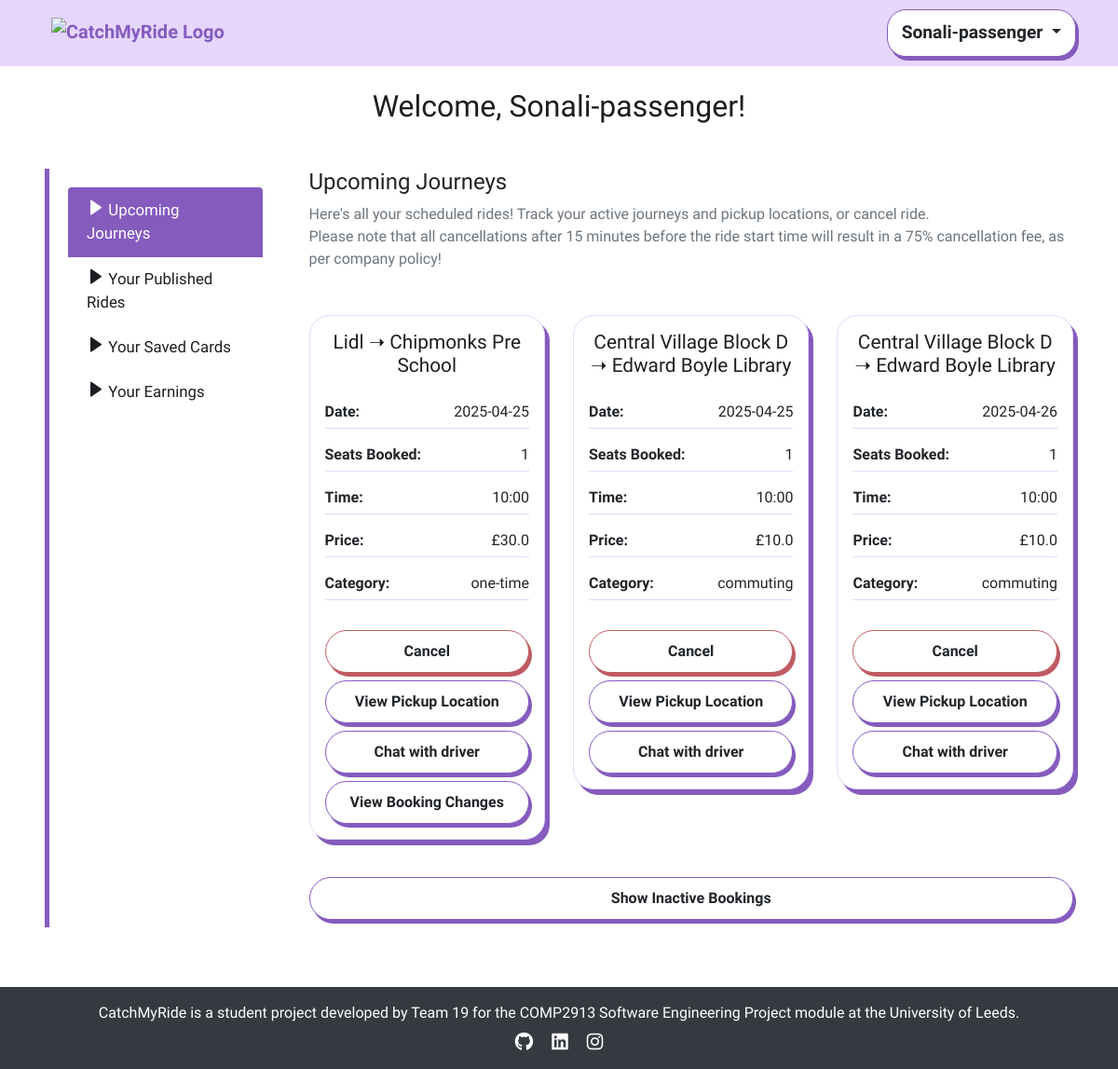
The page /dashboard (signed in) on the database its author committed.
### app/models.py (models this page shows, shortened)
class User(db.Model, UserMixin):
    id = db.Column(db.Integer, primary_key=True)
    username = db.Column(db.String(100), unique=True, nullable=False)
    email = db.Column(db.String(150), unique=True, nullable=False)
    password_hash = db.Column(db.String(200), nullable=False)
    is_active = db.Column(db.Boolean, default=True) # to check if the user activation (user authentication)
    is_manager = db.Column(db.Boolean, default=False)
    published_rides = db.relationship('publish_ride', backref='driver', lazy=True)
    booked_rides = db.relationship('publish_ride', secondary=passenger_rides, backref='passengers')

class publish_ride(db.Model):
    id = db.Column(db.Integer, primary_key=True)
    driver_id = db.Column(db.Integer, db.ForeignKey('user.id'), nullable=False)
    driver_name = db.Column(db.String(100), nullable=False)  # Added Driver Name
    from_location = db.Column(db.String(200), nullable=False)
    to_location = db.Column(db.String(200), nullable=False)
    date_time = db.Column(db.DateTime, nullable=True)  # Now optional
    available_seats_per_date = db.Column(db.JSON, nullable=True)
    price_per_seat = db.Column(db.Float, nullable=False)
    category = db.Column(db.String(50), nullable=False)
    recurrence_dates = db.Column(db.String(255), nullable=True)
    commute_times = db.Column(db.String(255), nullable=True)  # Stores commute time slots
    is_available = db.Column(db.Boolean, default=True)
    status = db.Column(db.String(20), default="Booked")

### app/views.py (the view, shortened to what this page needs)
@app.route('/dashboard')
@login_required
def dashboard():
    booked_rides = book_ride.query.filter_by(user_id=current_user.id).all()
    upcoming_journeys = []
    inactive_journeys = []
    for booking in booked_rides:
        ride = publish_ride.query.get(booking.ride_id)
        if ride:
            is_inactive = booking.status in ["Canceled", "done"]
            price_per_seat = ride.price_per_seat
            journey_data = {
                "booking_id": booking.id,
                "ride_id": ride.id,
                "from": ride.from_location,
                "to": ride.to_location,
                "date": booking.ride_date.strftime('%Y-%m-%d'),
                "time": ride.commute_times if ride.category == "commuting" else (
                    ride.date_time.strftime('%H:%M') if ride.date_time else "Not Provided"
                ),
                "status": booking.status,
                "price": price_per_seat,
                "seats_booked": booking.seats_selected,
                "category": ride.category
            }
            accepted_proposals = [
                {
                    "pickup": p.proposed_pickup,
                    "time": p.proposed_time,
                    "cost": p.proposed_cost,
                    "timestamp": p.timestamp.strftime('%Y-%m-%d %H:%M')
                }
                for p in EditProposal.query.filter_by(
                    booking_id=booking.id, status="accepted"
                ).order_by(EditProposal.timestamp.desc()).all()
            ]
            journey_data["accepted_proposals"] = accepted_proposals
            if is_inactive:
                inactive_journeys.append(journey_data)
            else:
                upcoming_journeys.append(journey_data)
    upcoming_journeys.sort(key=lambda j: (j["date"], j["time"]))
    user_published_rides = publish_ride.query.filter_by(driver_id=current_user.id).all()
    published_rides = {"one_time": [], "commuting": []}
    driver_rides = publish_ride.query.filter_by(driver_id=current_user.id).all()
    driver_ride_ids = [ride.id for ride in driver_rides]
    payments = Payment.query.filter(
        Payment.ride_id.in_(driver_ride_ids),
        Payment.status.in_(["Success", "Partially Refunded"])
    ).all()
    earnings_by_week = defaultdict(float)
    total_earnings = 0.0
    earnings_list = []
    for week_str, amount in sorted(earnings_by_week.items()):
        year, week_num = week_str.split("-W")
        start_date, end_date = get_week_dates(year, week_num)
        date_range_str = f"{start_date.strftime('%d %b %Y')} to {end_date.strftime('%d %b %Y')}"
        earnings_list.append((week_str, amount, date_range_str))
    return render_template("dashboard.html",
                            user=current_user,
                            upcoming_journeys=upcoming_journeys,
                            inactive_journeys=inactive_journeys,
                            published_rides=published_rides,
                            earnings_data=earnings_list,
                            total_earnings=total_earnings)

### app/views.py (called while the page is built)
@app.before_request
def check_redirect_after_login():
    if 'redirect_after_login' in session and current_user.is_authenticated:
        redirect_path = session.pop('redirect_after_login')
        return redirect(redirect_path)

@login_manager.user_loader
def load_user(user_id):
    return User.query.get(int(user_id))

@app.context_processor
def inject_user():
    return dict(user=current_user)

### app/templates/dashboard.html (shortened to what this page needs)
{% extends 'base.html' %}
{% block content %}
<div class="containe-fluid px-5 mt-4">
    <h2 class="mb-4 text-center">Welcome, {{ user.username }}!</h2>
    <br>
    <div class="row">
        <div class="col-md-3 mb-3">
            <div class="sidebar-box">
                <div class="list-group">
                    <a href="#" class="list-group-item list-group-item-action active" id="showUpcoming"><i class='bx bxs-right-arrow'></i>  Upcoming Journeys</a>
                    <a href="#" class="list-group-item list-group-item-action" id="showPublished"><i class='bx bxs-right-arrow'></i>  Your Published Rides</a>
                    <a href="#" class="list-group-item list-group-item-action" id="showSavedCards"><i class='bx bxs-right-arrow'></i>  Your Saved Cards</a>
                    <a href="#" class="list-group-item list-group-item-action" id="showEarnings"><i class='bx bxs-right-arrow'></i>  Your Earnings</a>
                </div>
            </div>
        </div>
        <div class="col-md-9">
            <div id="upcomingSection" class="mb-4">
                <h4>Upcoming Journeys</h4>
                {% if upcoming_journeys %}
                    <p class="text-muted mb-4">
                        Here's all your scheduled rides! Track your active journeys and pickup locations, or cancel ride. <br>
                        Please note that all cancellations after 15 minutes before the ride start time will result in a 75% cancellation fee,
                        as per company policy!
                    </p>
                    <br>
                    <div class="row">
                        {% for journey in upcoming_journeys %}
                        <div class="col-md-4 mb-3">
                            <div class="card p-3">
                                <h5 class="card-title">{{ journey.from.split(',')[0] }} ➝ {{ journey.to.split(',')[0] }}</h5>
                                <p class="detail-item"><span class="detail-heading">Date:</span> {{ journey.date }}</p>
                                <p class="detail-item"><span class="detail-heading">Seats Booked:</span> {{ journey.seats_booked }}</p>
                                <p class="detail-item"><span class="detail-heading">Time:</span> {{ journey.time }}</p>
                                <p class="detail-item"><span class="detail-heading">Price:</span> £{{ journey.price }}</p>
                                <p class="detail-item"><span class="detail-heading">Category:</span> {{ journey.category }}</p>
                                <div class="text-center mt-3">
                                    {% if journey.status == "Booked" %}
                                        <button class="btn btn-base btn-red cancel-btn btn-block" data-booking-id="{{ journey.booking_id }}"
                                                data-price="{{ journey.price }}" data-date="{{ journey.date }}" data-time="{{ journey.time }}">
                                            Cancel
                                        </button>
                                        {% if journey.category == "one-time" %}
                                            <a href="{{ url_for('view_pickup', ride_id=journey.ride_id) }}" class="btn btn-base btn-one mt-2 btn-block">
                                                View Pickup Location
                                            </a>
                                        {% elif journey.category == "commuting" %}
                                            <a href="{{ url_for('view_pickup_commute', ride_id=journey.ride_id, date=journey.date) }}" class="btn btn-base btn-one mt-2 btn-block">
                                                View Pickup Location
                                            </a>
                                        {% endif %}
                                        <a href="{{ url_for('chat_view', booking_id=journey.booking_id) }}" class="btn btn-base btn-one btn-chat mt-2 btn-block">
                                            Chat with driver
                                        </a>
                                        {% if journey.accepted_proposals and journey.accepted_proposals|length > 0 %}
                                            <button class="btn btn-base btn-one btn-chat mt-2 btn-block" data-bs-toggle="modal" data-bs-target="#editModal{{ journey.booking_id }}">
                                                View Booking Changes
                                            </button>
                                        {% endif %}
                                    {% else %}
                                        <span class="text-muted">Canceled</span>
                                    {% endif %}
                                </div>
                            </div>
                        </div>
                        {% endfor %}
                    </div>
                {% else %}
                    <p class="text-muted">
                        No upcoming journeys booked. Wanna find a ride? <a href="{{ url_for('view_journeys') }}">Book here.</a>
                    </p>
                {% endif %}
                <div class="text-center mt-4">
                    <button class="btn btn-base btn-one btn-block" id="toggleInactive">Show Inactive Bookings</button>
                </div>
            </div>
        </div>
    </div>
</div>
{% endblock %}

### app/templates/base.html (shortened to what this page needs)
<!DOCTYPE html>
<html lang="en">
<head>
    <link rel="stylesheet" href="https://stackpath.bootstrapcdn.com/bootstrap/4.2.1/css/bootstrap.min.css">
    <link rel="stylesheet" href="{{ url_for('static', filename='style.css') }}">
    <link rel="stylesheet" href="https://cdnjs.cloudflare.com/ajax/libs/font-awesome/6.0.0-beta3/css/all.min.css">
    <link href='https://unpkg.com/boxicons@2.1.4/css/boxicons.min.css' rel='stylesheet'>
    <link rel="stylesheet" href="https://cdn.jsdelivr.net/npm/flatpickr/dist/flatpickr.min.css">
    <link rel="stylesheet" href="https://unpkg.com/leaflet/dist/leaflet.css" />
    <link rel="stylesheet" href="https://unpkg.com/leaflet.markercluster/dist/MarkerCluster.css" />
    <link rel="stylesheet" href="https://unpkg.com/leaflet.markercluster/dist/MarkerCluster.Default.css" />
</head>
<body class="{% block body_class %}{% endblock %}">
    <div class="flex-wrapper">
    <nav class="navbar">
        <div class="container navbar-container d-flex align-items-baseline justify-content-between">
            <a class="navbar-brand navbar-logo" href="/" aria-label="Catch My Ride Logo" title="Go to home page">
                <img src="https://res.cloudinary.com/dpar2oaev/image/upload/v1745328859/330533dc-5ec6-4b41-a5c8-143db92afdf2.png"
                     alt="CatchMyRide Logo"
                     class="logo-img">
            </a>
            <div class="dropdown">
                {% if user.is_authenticated %}
                    <button class="btn btn-base btn-profile dropdown-toggle" type="button" id="profileDropdown" data-bs-toggle="dropdown" aria-haspopup="true" aria-expanded="false">
                        {{ user.username }}
                    </button>
                {% endif %}
            </div>
        </div>
    </nav>
    <main>
        {% block content %}{% endblock %}
    </main>
    <footer class="bg-dark text-white text-center py-3 mt-5">
        <div class="container">
            <p class="mb-0">
                CatchMyRide is a student project developed by Team 19 for the COMP2913 Software Engineering Project module at the University of Leeds.
            </p>
            <div class="social-links mt-2">
                <a href="https://github.com/COMP2913-24-25/software-engineering-project-team-19/wiki" class="text-white mx-2"><i class="fa-brands fa-github fa-lg"></i></a>
                <a href="https://www.linkedin.com/school/university-of-leeds/posts/?feedView=all" class="text-white mx-2"><i class="fa-brands fa-linkedin fa-lg"></i></a>
                <a href="https://www.instagram.com/universityofleeds/" class="text-white mx-2"><i class="fa-brands fa-instagram fa-lg"></i></a>
            </div>
        </div>
    </footer>
</body>
</html>

### app/static/style.css (style rules this page uses)
html { scroll-behavior: smooth; }
body { margin: 0; background-color: #fff; font-family: "Oxanium", serif; font-weight: 300; }
h2 { font-family: 'Shrikhand', serif; color: #1f1d21; }
i { font-size: 1.2rem; }
a { color: #855bbe; font-weight: bold; text-decoration: none; transition: color 0.3s ease-in-out; }
.navbar .container { display: flex; flex-direction: row; align-items: center; justify-content: space-between; }
.navbar { background-color: #e6d6fc; text-align: center; padding: 10px 0; }
.logo-img { height: 100px; max-height: 70px; object-fit: contain; margin-left: 10px; }
.btn-base { padding: 10px 15px; border-radius: 23px; font-weight: bold; transition: all 0.2s ease-in-out; background-color: white; color: var(--text-color); border: 1px solid var(--border-color); box-shadow: 3px 4px 0px var(--shadow-color); }
.btn-one { --color: #1f1d21; --border-color: #855bbe; --shadow-color: #855bbe; --bg-color: #e6d6fc; }
.btn-profile { --color: #1f1d21; --border-color: #855bbe; --bg-color: #e6d6fc; --shadow-color: #855bbe; font-size: 1.2rem; border-radius: 20px; }
.btn-red { --color: #1f1d21; --border-color: #BE5B63; --bg-color: #EEB9B9; --shadow-color: #BE5B63; }
.card { border-radius: 22px; border-color: #e6d6fc; box-shadow: 5px 6px 0px #855bbe; transition: transform 0.2s ease-in-out; }
.card-title { font-weight: 400; color: #1f1d21; text-align: center; font-size: 1.3rem; margin-bottom: 25px; }
.card .text-center { margin-top: 15px; }
.detail-item { display: flex; justify-content: space-between; border-bottom: 1px solid #e6d6fc; padding-bottom: 5px; }
.detail-heading { font-weight: 600; }
.sidebar-box { padding: 20px; height: 100%; border-left: 5px solid #855bbe; }
.sidebar-box .list-group-item { font-weight: 500; font-size: 1.05rem; border: none; color: #1f1d21; transition: background-color 0.2s ease; }
.sidebar-box .list-group-item.active { background-color: #855bbe; color: white; }

### rows shown on the page
User: username "Sonali-passenger"
publish_ride: from "Lidl", to "Chipmonks Pre School", price "30.0", category "one-time"
publish_ride: from "Central Village Block D" "Central Village Block D", to "Edward Boyle Library" "Edward Boyle Library", time "10:00" "10:00", price "10.0" "10.0", category "commuting" "commuting"

### other values the page prints
{{ journey.date }} "2025-04-25" "2025-04-25" "2025-04-26"
{{ journey.seats_booked }} "1" "1" "1"
{{ journey.time }} "10:00"
